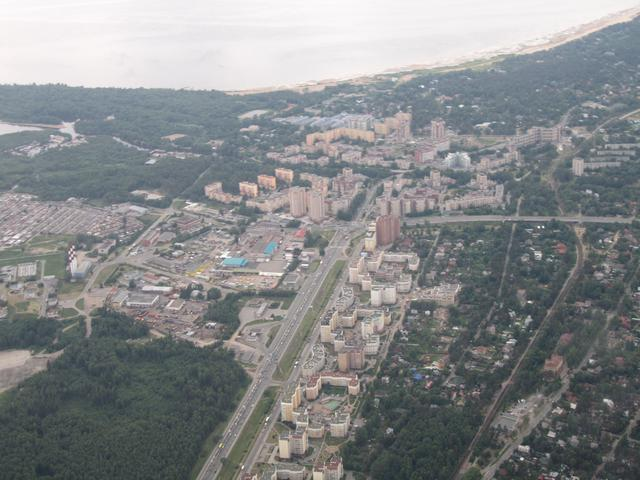
#> input picture images/aero3.jpg, 640 x 480 px, found by its file name
$ jupyter execute --allow-errors eqHist.ipynb
#> lines starting #> are read from the running program, lines starting #| are printed output that depends on the picture
[cell 1]
import cv2 as cv
import numpy as np
import matplotlib.pyplot as plt

[cell 2]
aero3 = cv.imread("/Users/miguelcamargorojas/Documents/UP/PDI-Ago-dic24/images/aero3.jpg", 0)
#> aero3: shape (480, 640); min 36, max 255, mean 136.1

[cell 3]
plt.imshow(aero3, "gray")
plt.show()

[cell 4]
histograma = cv.calcHist([aero3], [0], None, [256], (0, 256))
#> histograma = 256 values, max 4365 at index 243, min 0 at index 0, mean 1200
plt.plot(histograma)
plt.show()
#> figure, not shown here; curve peaks at x = 243, y = 4365

[cell 5]
# Ecualización
aero_eq = cv.equalizeHist(aero3)

[cell 6]
plt.imshow(np.hstack((aero3, aero_eq)), "gray")
plt.show()
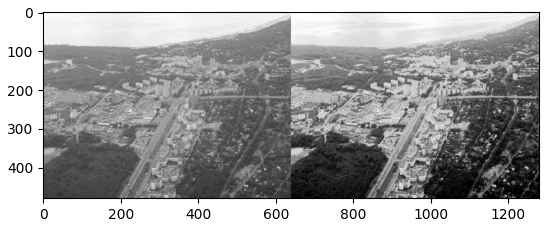
#> figure drawn by matplotlib, 1 panel

[cell 7]
histograma_eq = cv.calcHist([aero_eq], [0], None, [256], (0, 256))
#> histograma_eq = 256 values, max 4365 at index 246, min 0 at index 8, mean 1200
plt.plot(histograma_eq)
plt.show()
#> figure, not shown here; curve peaks at x = 246, y = 4365

[cell 8]
chicky = cv.imread("/Users/miguelcamargorojas/Documents/UP/PDI-Ago-dic24/images/chicky_512.png", 0)
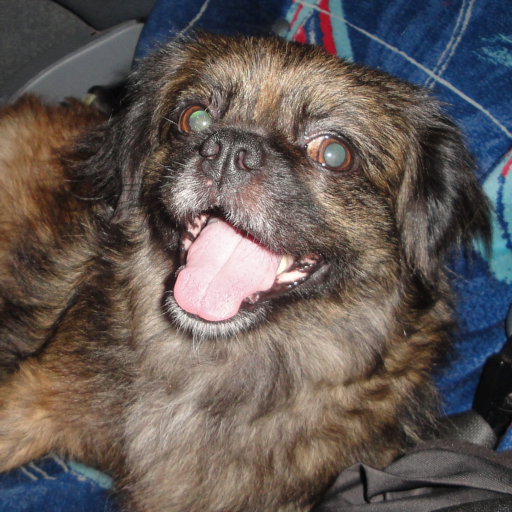
#> input picture images/chicky_512.png, 512 x 512 px, found by its file name
#> chicky: shape (512, 512); min 0, max 255, mean 92.5

[cell 9]
chicky_eq = cv.equalizeHist(chicky)
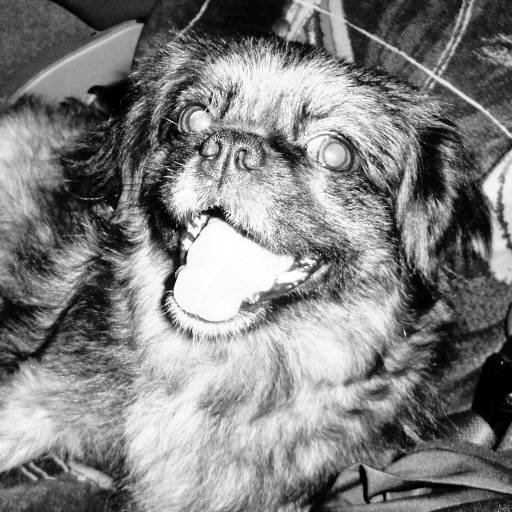
#> chicky_eq: shape (512, 512); min 0, max 255, mean 128.5

[cell 10]
histograma_chicky = cv.calcHist([chicky], [0], None, [256], (0, 256))
#> histograma_chicky = 256 values, max 8368 at index 46, min 0 at index 1, mean 1024
plt.plot(histograma_chicky)
plt.show()
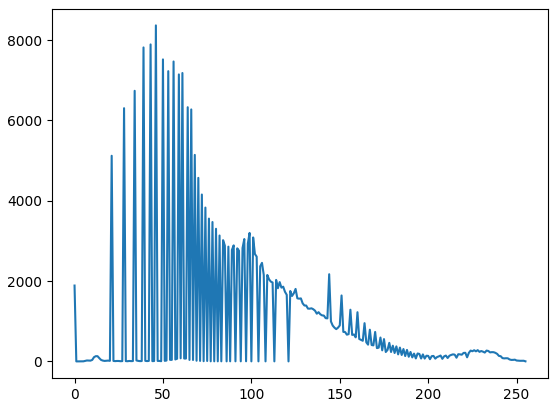
#> figure drawn by matplotlib, 1 panel; curve peaks at x = 46, y = 8368

[cell 11]
histograma_chicky_eq = cv.calcHist([chicky_eq], [0], None, [256], (0, 256))
#> histograma_chicky_eq = 256 values, max 8397 at index 42, min 0 at index 2, mean 1024
plt.plot(histograma_chicky_eq)
plt.show()
#> figure, not shown here; curve peaks at x = 42, y = 8397

[cell 12]
plt.imshow(np.hstack((chicky, chicky_eq)), "gray")
plt.show()

Eq. Hist en imágenes a color en formato RGB
##### NO SE HACE

[cell 13]
chicky_color = cv.imread("/Users/miguelcamargorojas/Documents/UP/PDI-Ago-dic24/images/chicky_512.png")[:, :, ::-1]
plt.imshow(chicky_color)
plt.show()

[cell 14]
"""
Pasos para ecualizar RGB

1) Dividir mis canales
2) Ecualizar cada canal
3) Unir los canales YA ECUALIZADOS
4) Mostrar...
"""

[cell 15]
# 1)
canal_R = chicky_color[:, :, 0]
canal_G = chicky_color[:, :, 1]
canal_B = chicky_color[:, :, 2]

[cell 16]
# 1)
canal_R, canal_G, canal_B = cv.split(chicky_color)

[cell 17]
# 2)
canal_R_eq = cv.equalizeHist(canal_R)
canal_G_eq = cv.equalizeHist(canal_G)
canal_B_eq = cv.equalizeHist(canal_B)

[cell 18]
# 3)
chicky_color_eq = cv.merge((canal_R_eq, canal_G_eq, canal_B_eq))

[cell 19]
# 4)
plt.imshow(chicky_color_eq)
plt.show()

[cell 20]
ballena = cv.imread("/Users/miguelcamargorojas/Documents/UP/PDI-Ago-dic24/images/rubberwhale1.png")[:, :, ::-1]
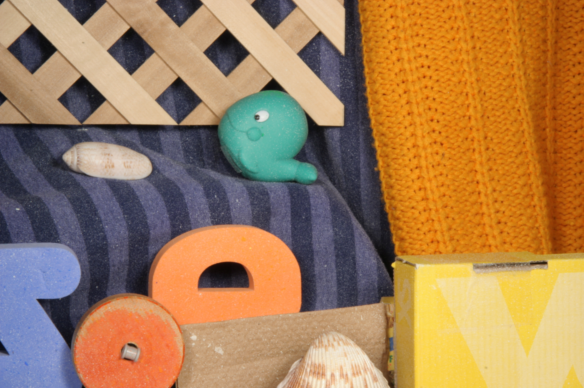
#> input picture images/rubberwhale1.png, 584 x 388 px, found by its file name

[cell 21]
plt.imshow(ballena)
plt.show()

[cell 22]
r, g, b = cv.split(ballena)

[cell 23]
r_eq = cv.equalizeHist(r)
g_eq = cv.equalizeHist(g)
b_eq = cv.equalizeHist(b)

[cell 24]
ballena_eq = cv.merge((r_eq, g_eq, b_eq))

[cell 25]
plt.imshow(np.hstack((ballena, ballena_eq)))
plt.show()

---
Mejorar el contraste en el espacio HSV - HSB

Pasos para ecualizar RGB

1) Convertir de RGB a HSV
2) Dividir mis canales
3) Ecualizar el canal V (Value, guarda la info. de brillo)
4) Unir los canales YA ECUALIZADOS -> HSV
5) Regreso de HSV a RGB
6) Mostrar...

[cell 26]
PI = 3.14151926

[cell 27]
cv.COLOR_RGB2HSV

[cell 28]
ballena_hsv = cv.cvtColor(ballena, cv.COLOR_RGB2HSV)
#> ballena_hsv: shape (388, 584, 3); mean H, S, V 49.8, 128.3, 174

[cell 29]
# No mostramos imágenes en HSV (en matplotlib)
# plt.imshow(ballena_hsv)

[cell 30]
h, s, v = cv.split(ballena_hsv)

[cell 31]
v_eq = cv.equalizeHist(v)
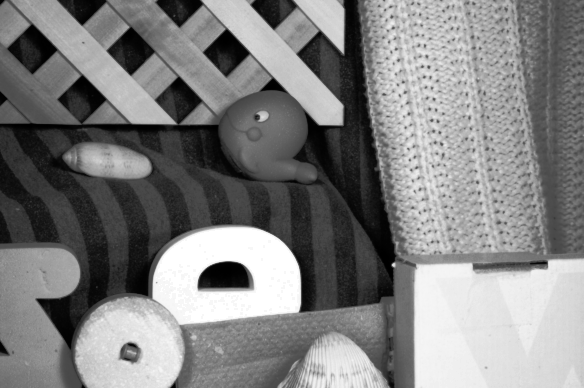
#> v_eq: shape (388, 584); min 0, max 255, mean 128.4

[cell 32]
ballena_hsv_eq = cv.merge((h, s, v_eq))
#> ballena_hsv_eq: shape (388, 584, 3); mean H, S, V 49.8, 128.3, 128.4

[cell 33]
plt.imshow(ballena_hsv_eq)
plt.show()

[cell 34]
ballena_rgb_eq = cv.cvtColor(ballena_hsv_eq, cv.COLOR_HSV2RGB)
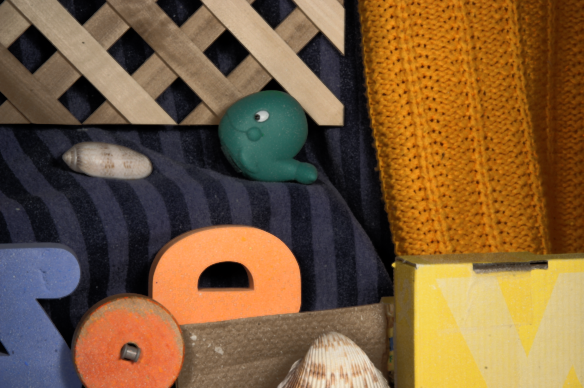
#> ballena_rgb_eq: shape (388, 584, 3); mean R, G, B 122.8, 92.6, 59.5

[cell 35]
plt.imshow(np.hstack((ballena, ballena_rgb_eq)))
plt.show()
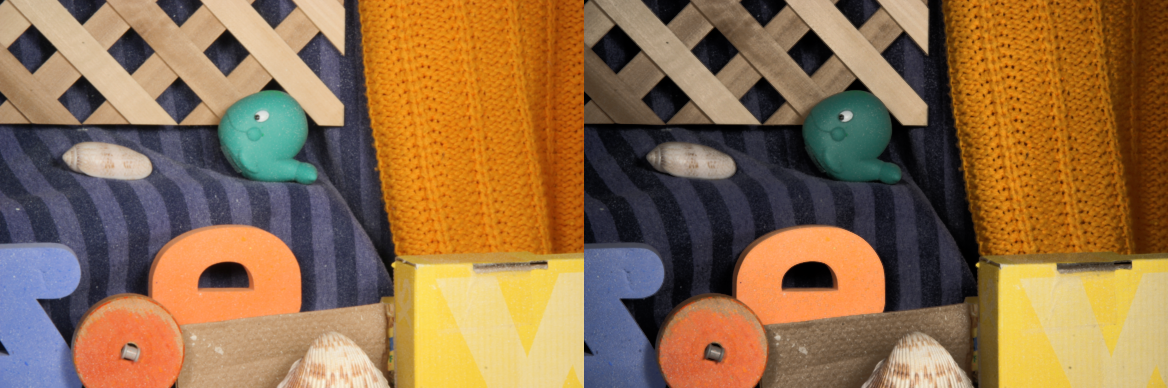
#> shown: shape (388, 1168, 3); mean R, G, B 143.4, 109.5, 73.3

---
Mejorar el contraste en el espacio YCbCr - Y guarda la luminancia | CbCr son crominancias

Pasos para ecualizar RGB

1) Convertir de RGB a YCbCr
2) Dividir mis canales
3) Ecualizar el canal Y (Y, guarda la info. de brillo)
4) Unir los canales YA ECUALIZADOS -> YCbCr
5) Regreso de YCbCr a RGB
6) Mostrar...

[cell 36]
chicky_ycbcr = cv.cvtColor(chicky_color, cv.COLOR_RGB2YCrCb)
#> chicky_ycbcr: shape (512, 512, 3); mean of channels 0, 1, 2 91.5, 133, 124.7

[cell 37]
# plt.imshow(chicky_ycbcr); plt.imshow()

[cell 38]
y, cr, cb = cv.split(chicky_ycbcr)
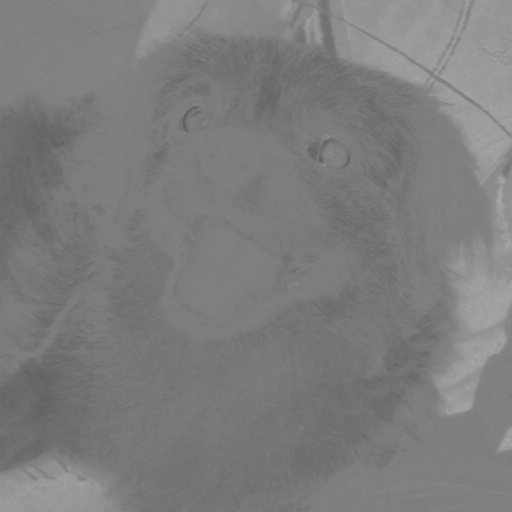
#> cb: shape (512, 512); min 94, max 166, mean 124.7

[cell 39]
y_eq = cv.equalizeHist(y)

[cell 40]
chicky_ycbcr_eq = cv.merge((y_eq, cr, cb))
#> chicky_ycbcr_eq: shape (512, 512, 3); mean of channels 0, 1, 2 128.3, 133, 124.7

[cell 41]
chicky_rgb_eq = cv.cvtColor(chicky_ycbcr_eq, cv.COLOR_YCrCb2RGB)

[cell 42]
plt.imshow(chicky_rgb_eq)
#> (the rest of this cell did not finish here and is left out)

---
Transformación gamma

[cell 43]
# Negativa
plt.imshow(255 - aero3, "gray")
plt.show()

[cell 44]
# Log
plt.imshow(np.log10(aero3), "gray")
plt.show()

[cell 45]
# Gamma
plt.imshow(np.power(aero3.astype(np.float32), 2.5), "gray")
plt.show()
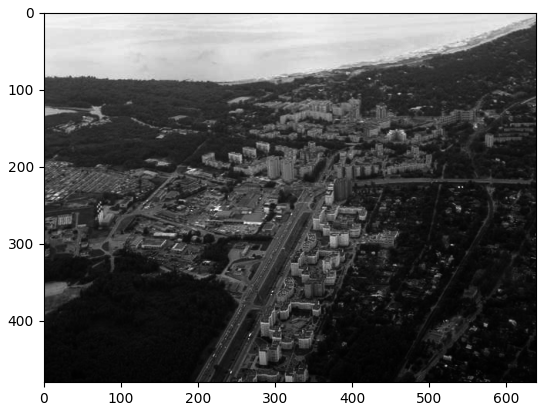
#> figure drawn by matplotlib, 1 panel
